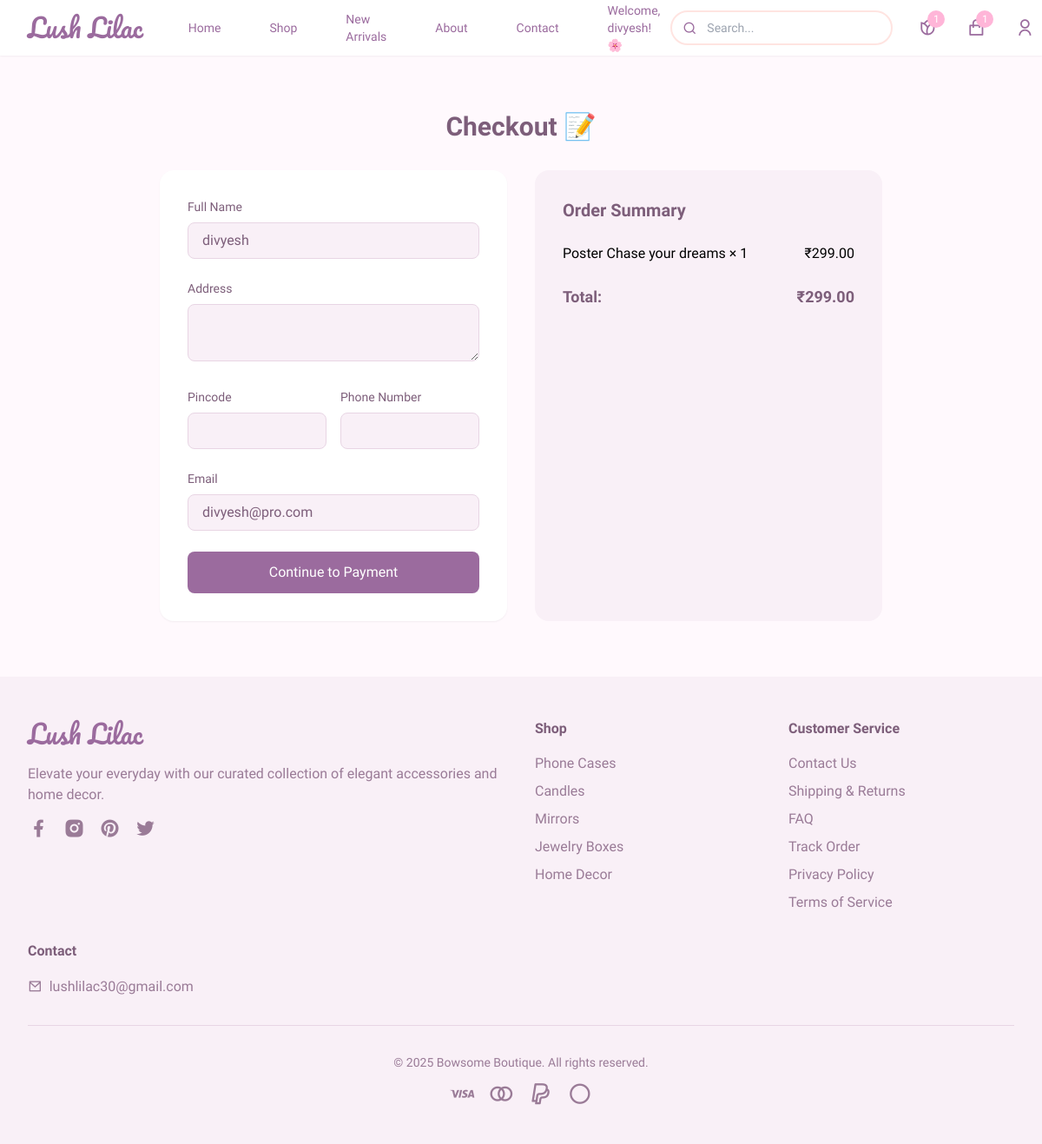
The page /checkout (signed in) on the database its author committed.
### app.py (models this page shows, shortened)
class User(UserMixin, db.Model):
    id = db.Column(db.Integer, primary_key=True)
    username = db.Column(db.String(80), unique=True, nullable=False)
    email = db.Column(db.String(120), unique=True, nullable=False)
    password_hash = db.Column(db.String(128))
    user_type = db.Column(db.String(20), default='customer')  # 'customer' or 'admin'
    orders = db.relationship('Order', backref='user', lazy=True)
    wishlists = db.relationship('Wishlist', backref='user', lazy=True)

class CartItem(db.Model):
    id = db.Column(db.Integer, primary_key=True)
    user_id = db.Column(db.Integer, db.ForeignKey('user.id'), nullable=False)
    product_id = db.Column(db.Integer, db.ForeignKey('product.id'), nullable=False)
    quantity = db.Column(db.Integer, nullable=False, default=1)
    model = db.Column(db.String(100))  # New field for phone model
    custom_image = db.Column(db.String(255))  # New field for customization image
    product = db.relationship('Product')

class Product(db.Model):
    id = db.Column(db.Integer, primary_key=True)
    name = db.Column(db.String(100), nullable=False)
    description = db.Column(db.Text, nullable=False)
    price = db.Column(db.Float, nullable=False)
    stock = db.Column(db.Integer, nullable=False)
    image = db.Column(db.String(255))  # New field for image filename
    category = db.Column(db.String(50))  # New field for category
    is_bestseller = db.Column(db.Boolean, default=False) # New field for bestseller status
    is_new = db.Column(db.Boolean, default=False) # New field for new arrival status
    is_new_arrival = db.Column(db.Boolean, default=False) # New field for new arrival status
    wishlists = db.relationship('Wishlist', backref='product', lazy=True)

### app.py (the view, shortened to what this page needs)
@app.route('/checkout', methods=['GET', 'POST'])
def checkout():
    if not current_user.is_authenticated:
        flash('Please log in to checkout', 'info')
        return redirect(url_for('login'))
    cart_items = CartItem.query.filter_by(user_id=current_user.id).all()
    total = sum(item.product.price * item.quantity for item in cart_items)
    if not cart_items:
        flash('Your cart is empty!')
        return redirect(url_for('cart'))
    return render_template('checkout.html', cart_items=cart_items, total=total)

### app.py (called while the page is built)
@login_manager.user_loader
def load_user(user_id):
    return User.query.get(int(user_id))

### templates/checkout.html
{% extends "base.html" %}
{% block content %}
<div class="max-w-4xl mx-auto px-4 sm:px-6 lg:px-8 py-16">
    <h2 class="text-3xl font-semibold text-[#7D5E7A] mb-8 text-center">Checkout 📝</h2>
    <div class="grid grid-cols-1 md:grid-cols-2 gap-8">
        <form method="POST" class="bg-white rounded-lg shadow-sm p-8 space-y-6 min-h-[400px]">
            <div>
                <label class="block text-[#7D5E7A] text-sm font-medium mb-2">Full Name</label>
                <input type="text" name="name" class="w-full py-2 px-4 rounded-button border border-[#E8D5E4] bg-[#F9F0F7] text-[#7D5E7A]" value="{{ current_user.username if current_user.is_authenticated else '' }}" required>
            </div>
            <div>
                <label class="block text-[#7D5E7A] text-sm font-medium mb-2">Address</label>
                <textarea name="address" class="w-full py-2 px-4 rounded-button border border-[#E8D5E4] bg-[#F9F0F7] text-[#7D5E7A]" required></textarea>
            </div>
            <div class="grid grid-cols-2 gap-4">
                <div>
                    <label class="block text-[#7D5E7A] text-sm font-medium mb-2">Pincode</label>
                    <input type="text" name="pincode" class="w-full py-2 px-4 rounded-button border border-[#E8D5E4] bg-[#F9F0F7] text-[#7D5E7A]" required>
                </div>
                <div>
                    <label class="block text-[#7D5E7A] text-sm font-medium mb-2">Phone Number</label>
                    <input type="text" name="phone" class="w-full py-2 px-4 rounded-button border border-[#E8D5E4] bg-[#F9F0F7] text-[#7D5E7A]" required>
                </div>
            </div>
            <div>
                <label class="block text-[#7D5E7A] text-sm font-medium mb-2">Email</label>
                <input type="email" name="email" class="w-full py-2 px-4 rounded-button border border-[#E8D5E4] bg-[#F9F0F7] text-[#7D5E7A]" value="{{ current_user.email if current_user.is_authenticated else '' }}" required>
            </div>
            <button type="submit" class="w-full bg-primary hover:bg-[#D4B6D0] text-white py-3 rounded-button font-medium transition-all duration-300 btn-hover">Continue to Payment</button>
        </form>
        <div class="bg-[#F9F0F7] rounded-lg p-8">
            <h3 class="text-xl font-semibold text-[#7D5E7A] mb-4">Order Summary</h3>
            <ul class="divide-y divide-[#E8D5E4] mb-4">
                {% for item in cart_items %}
                <li class="py-2 flex justify-between items-center">
                    <span>{{ item.product.name }} × {{ item.quantity }}</span>
                    <span>₹{{ '%.2f'|format(item.product.price * item.quantity) }}</span>
                </li>
                {% endfor %}
            </ul>
            <div class="flex justify-between items-center font-semibold text-[#7D5E7A] text-lg">
                <span>Total:</span>
                <span>₹{{ '%.2f'|format(total) }}</span>
            </div>
        </div>
    </div>
</div>
{% endblock %}

### templates/base.html (shortened to what this page needs)
<!DOCTYPE html>
<html lang="en">
<head>
    <script src="https://cdn.tailwindcss.com/3.4.16"></script>
    <link href="https://cdnjs.cloudflare.com/ajax/libs/remixicon/4.6.0/remixicon.min.css" rel="stylesheet">
</head>
<body class="flower-cursor">
    <nav class="bg-white/90 backdrop-blur-sm sticky top-0 z-50 shadow-sm">
        <div class="max-w-7xl mx-auto px-4 sm:px-6 lg:px-8">
            <div class="flex justify-between items-center h-16">
                <div class="flex-shrink-0 flex items-center">
                    <a href="/" class="font-['Pacifico'] text-3xl text-primary">Lush Lilac</a>
                </div>
                <div class="hidden md:block">
                    <div class="ml-10 flex items-center space-x-8">
                        <a href="/" class="text-primary hover:text-[#D4B6D0] px-3 py-2 text-sm font-medium">Home</a>
                        <a href="#" class="text-primary hover:text-[#D4B6D0] px-3 py-2 text-sm font-medium">Shop</a>
                        <a href="{{ url_for('new_arrivals_page') }}" class="text-primary hover:text-[#D4B6D0] px-3 py-2 text-sm font-medium">New Arrivals</a>
                        <a href="{{ url_for('about') }}" class="text-primary hover:text-[#D4B6D0] px-3 py-2 text-sm font-medium">About</a>
                        <a href="{{ url_for('contact') }}" class="text-primary hover:text-[#D4B6D0] px-3 py-2 text-sm font-medium">Contact</a>
                        {% if current_user.is_authenticated %}
                        <span class="text-primary px-3 py-2 text-sm font-medium">Welcome, {{ current_user.username }}! 🌸</span>
                        {% else %}
                        <button id="loginButton" class="bg-primary hover:bg-[#D4B6D0] text-white px-4 py-2 rounded-button text-sm font-medium transition-all duration-300 btn-hover">Login/Register</button>
                        {% endif %}
                    </div>
                </div>
                <div class="flex items-center space-x-6">
                    <div class="relative">
                        <input type="text" placeholder="Search..." class="bg-white/80 border-2 border-[#FFE4E1] py-2 pl-10 pr-4 rounded-full text-sm w-40 md:w-64 focus:border-[#E8D5E4] focus:outline-none focus:ring-2 focus:ring-[#E8D5E4]/50">
                        <div class="absolute left-3 top-1/2 transform -translate-y-1/2 w-5 h-5 flex items-center justify-center text-primary">
                            <i class="ri-search-line"></i>
                        </div>
                    </div>
                    <div id="wishlistContainer">
                        {% if current_user.is_authenticated %}
                        <a href="{{ url_for('view_wishlist') }}" class="wishlist-link relative w-8 h-8 flex items-center justify-center text-primary hover:text-[#D4B6D0] transition-colors duration-300 cursor-pointer">
                            <i class="ri-flower-line ri-lg"></i>
                            {% set wishlist_count = current_user.wishlists|length %}
                            {% if wishlist_count > 0 %}
                            <span class="absolute -top-1 -right-1 bg-[#FFB5D8] text-white text-xs w-5 h-5 flex items-center justify-center rounded-full">
                                {{ wishlist_count }}
                            </span>
                            {% endif %}
                        </a>
                        {% else %}
                        <button onclick="showLoginForm()" class="wishlist-button relative w-8 h-8 flex items-center justify-center text-primary hover:text-[#D4B6D0] transition-colors duration-300 cursor-pointer">
                            <i class="ri-flower-line ri-lg"></i>
                        </button>
                        {% endif %}
                    </div>
                    <div class="relative">
                        <a href="{{ url_for('view_cart') }}" class="cart-link relative w-8 h-8 flex items-center justify-center text-primary hover:text-[#D4B6D0] transition-colors duration-300 cursor-pointer">
                            <i class="ri-shopping-bag-line ri-lg"></i>
                            {% if current_user.is_authenticated and cart_items %}
                            <span class="absolute -top-1 -right-1 bg-[#FFB5D8] text-white text-xs w-5 h-5 flex items-center justify-center rounded-full">
                                {{ cart_items|length }}
                            </span>
                            {% endif %}
                        </a>
                    </div>
                    {% if current_user.is_authenticated %}
                    <div class="relative">
                        <button onclick="toggleUserDropdown()" class="w-8 h-8 flex items-center justify-center text-primary hover:text-[#D4B6D0] transition-colors duration-300">
                            <i class="ri-user-line ri-lg"></i>
                        </button>
                    </div>
                    {% endif %}
                </div>
            </div>
        </div>
    </nav>
    <main>
        {% block content %}{% endblock %}
    </main>
    <footer class="bg-[#F9F0F7] py-12">
        <div class="max-w-7xl mx-auto px-4 sm:px-6 lg:px-8">
            <div class="grid grid-cols-1 md:grid-cols-4 gap-8">
                <div class="col-span-1 md:col-span-2">
                    <a href="/" class="font-['Pacifico'] text-3xl text-primary mb-4 block">Lush Lilac</a>
                    <p class="text-[#9A7B97] mb-4">Elevate your everyday with our curated collection of elegant accessories and home decor.</p>
                    <div class="flex space-x-4">
                        <a href="#" class="text-[#9A7B97] hover:text-primary"><i class="ri-facebook-fill ri-xl"></i></a>
                        <a href="#" class="text-[#9A7B97] hover:text-primary"><i class="ri-instagram-fill ri-xl"></i></a>
                        <a href="#" class="text-[#9A7B97] hover:text-primary"><i class="ri-pinterest-fill ri-xl"></i></a>
                        <a href="#" class="text-[#9A7B97] hover:text-primary"><i class="ri-twitter-fill ri-xl"></i></a>
                    </div>
                </div>
                <div>
                    <h3 class="text-[#7D5E7A] font-semibold mb-4">Shop</h3>
                    <ul class="space-y-2">
                        <li><a href="/category/Phone%20Cases" class="text-[#9A7B97] hover:text-primary">Phone Cases</a></li>
                        <li><a href="/category/Candles" class="text-[#9A7B97] hover:text-primary">Candles</a></li>
                        <li><a href="/category/Mirrors" class="text-[#9A7B97] hover:text-primary">Mirrors</a></li>
                        <li><a href="/category/Jewelry%20Boxes" class="text-[#9A7B97] hover:text-primary">Jewelry Boxes</a></li>
                        <li><a href="/category/Home%20Decor" class="text-[#9A7B97] hover:text-primary">Home Decor</a></li>
                    </ul>
                </div>
                <div>
                    <h3 class="text-[#7D5E7A] font-semibold mb-4">Customer Service</h3>
                    <ul class="space-y-2">
                        <li><a href="/contact" class="text-[#9A7B97] hover:text-primary">Contact Us</a></li>
                        <li><a href="#" class="text-[#9A7B97] hover:text-primary">Shipping & Returns</a></li>
                        <li><a href="#" class="text-[#9A7B97] hover:text-primary">FAQ</a></li>
                        <li><a href="#" class="text-[#9A7B97] hover:text-primary">Track Order</a></li>
                        <li><a href="#" class="text-[#9A7B97] hover:text-primary">Privacy Policy</a></li>
                        <li><a href="#" class="text-[#9A7B97] hover:text-primary">Terms of Service</a></li>
                    </ul>
                </div>
                <div>
                    <h3 class="text-[#7D5E7A] font-semibold mb-4">Contact</h3>
                    <div class="space-y-2 text-[#9A7B97]">
                        <p><i class="ri-mail-line mr-2"></i>lushlilac30@gmail.com</p>
                    </div>
                </div>
            </div>
            <div class="border-t border-[#E8D5E4] mt-8 pt-8 text-center text-[#9A7B97] text-sm">
                <p>&copy; 2025 Bowsome Boutique. All rights reserved.</p>
                 <div class="flex justify-center space-x-4 mt-4">
                    <i class="ri-visa-line ri-2x"></i>
                    <i class="ri-mastercard-line ri-2x"></i>
                    <i class="ri-paypal-line ri-2x"></i>
                    <i class="ri-apple-pay-line ri-2x"></i>
                </div>
            </div>
        </div>
    </footer>
</body>
</html>

### templates/base.html (style rules this page uses)
:where([class^="ri-"])::before { content: "\f3c2"; }
body { font-family: 'Merienda', cursive; background-color: #FFF9FD; }

### rows shown on the page
User: username "divyesh", name "divyesh", email "divyesh@pro.com"
CartItem: product.name "Poster Chase your dreams", quantity "1"
Product: item.product.price*item.quantity "299.00"

### other values the page prints
{{ wishlist_count }} "1"
{{ cart_items|length }} "1"
{{ '%.2f'|format(total) }} "299.00"
